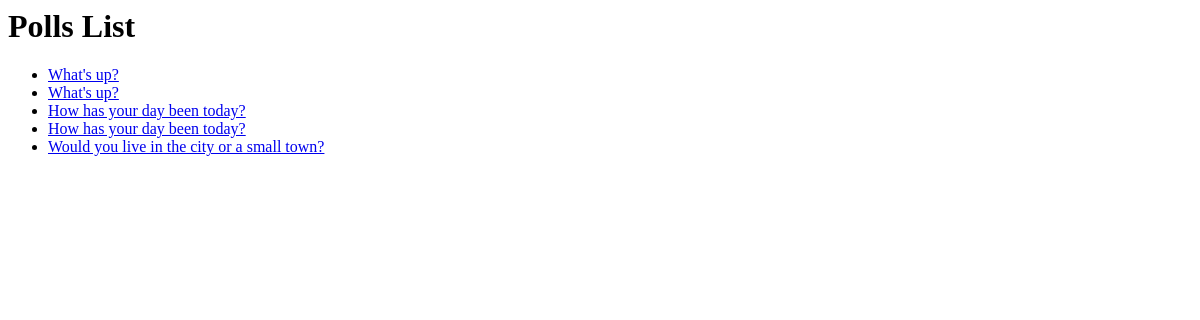
/polls/, run on an earlier commit of the app's database.
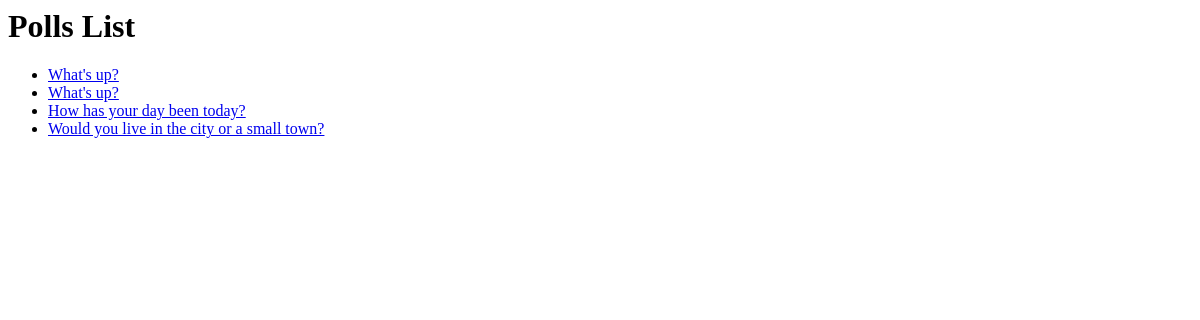
And on a later commit of the database.
### polls/models.py (models this page shows, shortened)
class Question(models.Model):
    question_text = models.CharField(max_length=200)
    pub_date = models.DateTimeField('date published')

### polls/views.py (the view)
# urls.py: path('', views.IndexView.as_view(), name='index'),
class IndexView(generic.ListView):
    template_name = 'polls/index.html'
    context_object_name = 'latest_question_list'
    def get_queryset(self):
        return Question.objects.order_by('-pub_date')[:5]

### polls/registration/templates/polls/index.html (shortened to what this page needs)
<!-- {% load static %}
<link rel="stylesheet" type="text/css" href="{% static 'polls/style.css' %}"> -->
<h1>Polls List</h1>
{% if latest_question_list %}
    <ul>
    {% for question in latest_question_list %}
        <li><a href="{% url 'polls:detail' question.id %}">{{ question.question_text }}</a></li>
    {% endfor %}
    </ul>
{% else %}
    <p>No polls are available.</p>
{% endif %}

What changed in the data, as far as the page shows it:
removed Question: question_text "How has your day been today?"
